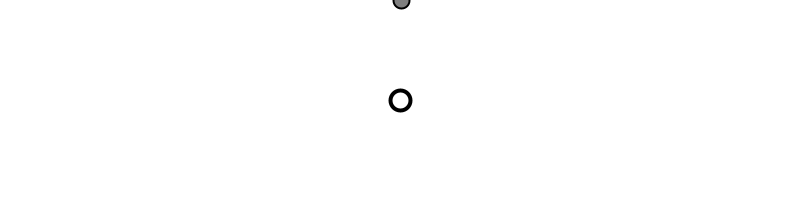
Frame 1 (no input)
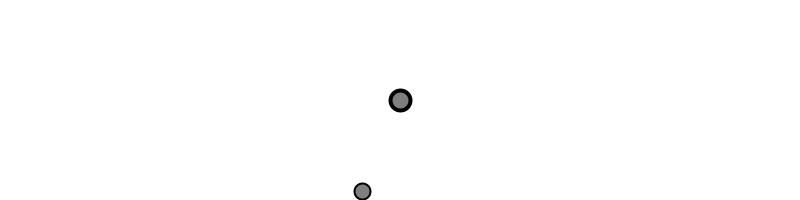
Frame 60 (the mouse pressed at the canvas centre just before this capture)
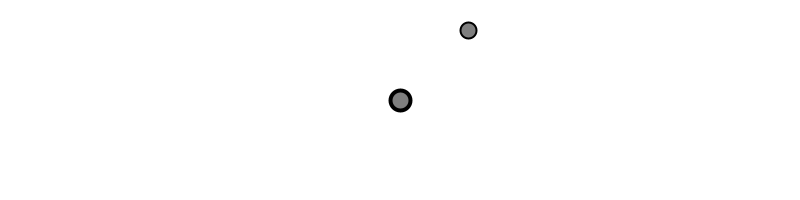
Frame 120 (the mouse held since frame 60 and released just before this capture)

The Processing sketch that drew these frames (run headless with seeded random() and noise(); from frame 60 on, the mouse is pressed at the canvas centre):

// Processing sketch: attraction
// ── attraction.pde
//para tratar de hacerlo lo mas claro posible,
//vamos a utilizar dos objetos distintos...un Mover por un
//lado, y un attractor por otro. Se entiende lo que hara
//cada uno, verdad?

Mover m;
Attractor a;

//creamos los generals settings de la app, como siempre...
//y dentro del setup creamos las instancias de las clases
//Mover y Attractor. Las llamaremos m y a en nuestro codigo

void setup() {
  size(800,200);
  smooth();
  m = new Mover(); 
  a = new Attractor();
}

void draw() {
  background(255);

  //creamos una fuerza llamada force,
  //y obtenemos el valor de la misma a travesde una funcion
  //que se encuentra dentro del attractor.
  PVector force = a.attract(m);
  //esta fuerza que calculamos, se la aplicamos al mover
  //por medio de applyForce. ¿Se empieza a entender un poco
  //la lógica de por qué hicimos tanta intro a fuerzas?
  //ya conocemos esta función! :)
  m.applyForce(force);
  //actualizamos!
  m.update();
  
  a.display();
  m.display();
}





// ── Attractor.pde
class Attractor {
  //la masa del objeto...
  float mass;
  //la constante gravitacional...
  float G;
  //posicion del attractor. Es el unico vector
  //que vamos a utilizar, proque inicialmente lo vamos a dejar quieto.
  
  PVector location;
 
  //consturctor de la clase!
 
  Attractor() {
    //posicionamos el objeto
    location = new PVector(width/2,height/2);
    //le asignamos una masa
    mass = 10;
    //le asignamos un valor a la fuerza gravitatoria
    G = 10;
  }
  
  //y aca paciencia, que es donde la magia sucede...

  PVector attract(Mover m) {
    
    //1 - en primer lugar, obtenermos la distancia entre la posicón del attractor y la posición
    //del mover. ¿con qué laburamos? en ambos casos, con el vector location. Por un lado,
    //el vector location que tenemos en esta clase, y por otro, con el vector
    //location de m. (m.location).
    PVector F = PVector.sub(location,m.location);
    //una vez que tenemos el vector, le asignamos a la variable d la distancia entre ambos objetos.
    //¿recuerdan como lo haciamos? con la operación mag(), la cual nos devuelve la magnitud. Es decir,
    //la distancia entre dos objetos.
    float r = F.mag();
    // Limitintg the distance to eliminate "extreme" results for very close or very far objects
    //Constrains a value to not exceed a maximum and minimum value.
    //constrain lo que hace es limitar un valor para que no exeda un mínimo y un máximo. En este caso,
    //buscamos que el valor de d no sea mayor a 30, ni menor a 10.
    r = constrain(r,10,20);
    // Normalize vector (distance doesn't matter here, we just want this vector for direction)
    //ahora normalizamos! por qué? porque la distancia no nos preocupa. Ya la calculamos. Ahora lo que necesitamos 
    //es obtener la dirección del vector...
    F.normalize();                                  
    // la super formula que nos devuelve la fuerza a aplicar...
    float strength = (G * mass * m.mass) / (r * r);
    // Get force vector --> magnitude * direction
    F.mult(strength);
    return F;
  }

  // Method to display
  void display() {
    ellipseMode(CENTER);
    strokeWeight(4);
    stroke(0);
    ellipse(location.x,location.y,mass*2,mass*2);
  }
}



// ── Mover.pde
class Mover {
  
  //oops! :) esta clase es exactamente igual a la clase mover con la que veniamos laburando! :)
  //no cambia nada.
  //el objeto tiene posicion, velocidad, aceleracion  masa.
  //también tiene una función applyForce que lo que hace es...aplicar la fuerza!
  //¿que fuerza?
  //la fuerza gravitatoria que calculamos
  //¿donde la calculamos?
  //dentro del attractor
  
  PVector location;
  PVector velocity;
  PVector acceleration;
  float mass;

  Mover() {
    location = new PVector(400,0);
    velocity = new PVector(1,0);
    acceleration = new PVector(0,0);
    mass = 10;
  }
  
  void applyForce(PVector force) {
    PVector f = PVector.div(force,mass);
    acceleration.add(f);
  }
  
  void update() {
    velocity.add(acceleration);
    location.add(velocity);
    acceleration.mult(0);
  }

  void display() {
    stroke(0);
    strokeWeight(2);
    fill(127);
    ellipse(location.x,location.y,16,16);
  }

  void checkEdges() {

    if (location.x > width) {
      location.x = 0;
    } else if (location.x < 0) {
      location.x = width;
    }

    if (location.y > height) {
      velocity.y *= -1;
      location.y = height;
    }

  }

}
